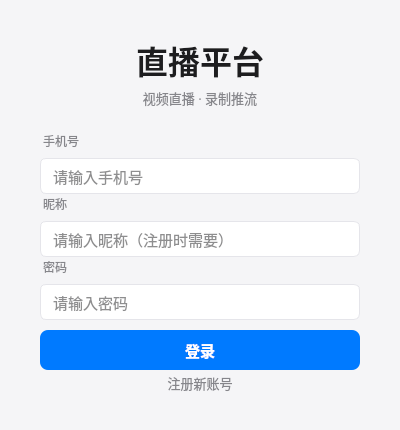
<?xml version="1.0" encoding="UTF-8"?>
<ui version="4.0">
 <class>LoginDialog</class>
 <widget class="QDialog" name="LoginDialog">
  <property name="geometry">
   <rect>
    <x>0</x>
    <y>0</y>
    <width>400</width>
    <height>430</height>
   </rect>
  </property>
  <property name="minimumSize">
   <size>
    <width>400</width>
    <height>430</height>
   </size>
  </property>
  <property name="maximumSize">
   <size>
    <width>400</width>
    <height>430</height>
   </size>
  </property>
  <property name="windowTitle">
   <string>直播平台 - 登录</string>
  </property>
  <property name="styleSheet">
   <string notr="true">QDialog { background-color: #F5F5F7; }</string>
  </property>
  <layout class="QVBoxLayout" name="verticalLayout_main">
   <property name="spacing">
    <number>24</number>
   </property>
   <property name="leftMargin">
    <number>40</number>
   </property>
   <property name="topMargin">
    <number>36</number>
   </property>
   <property name="rightMargin">
    <number>40</number>
   </property>
   <property name="bottomMargin">
    <number>32</number>
   </property>
   <item>
    <widget class="QWidget" name="wdg_header" native="true">
     <layout class="QVBoxLayout" name="verticalLayout_header">
      <property name="spacing">
       <number>4</number>
      </property>
      <property name="leftMargin">
       <number>0</number>
      </property>
      <property name="topMargin">
       <number>0</number>
      </property>
      <property name="rightMargin">
       <number>0</number>
      </property>
      <property name="bottomMargin">
       <number>0</number>
      </property>
      <item>
       <widget class="QLabel" name="label_title">
        <property name="font">
         <font>
          <family>Microsoft YaHei</family>
          <pointsize>24</pointsize>
          <weight>75</weight>
          <bold>true</bold>
         </font>
        </property>
        <property name="styleSheet">
         <string notr="true">color: #1D1D1F; background: transparent;</string>
        </property>
        <property name="text">
         <string>直播平台</string>
        </property>
        <property name="alignment">
         <set>Qt::AlignCenter</set>
        </property>
       </widget>
      </item>
      <item>
       <widget class="QLabel" name="label_subtitle">
        <property name="font">
         <font>
          <family>Microsoft YaHei</family>
          <pointsize>10</pointsize>
         </font>
        </property>
        <property name="styleSheet">
         <string notr="true">color: #86868B; background: transparent;</string>
        </property>
        <property name="text">
         <string>视频直播 · 录制推流</string>
        </property>
        <property name="alignment">
         <set>Qt::AlignCenter</set>
        </property>
       </widget>
      </item>
     </layout>
    </widget>
   </item>
   <item>
    <layout class="QVBoxLayout" name="verticalLayout_form">
     <property name="spacing">
      <number>6</number>
     </property>
     <item>
      <widget class="QLabel" name="lb_tel">
       <property name="font">
        <font>
         <family>Microsoft YaHei</family>
         <pointsize>9</pointsize>
        </font>
       </property>
       <property name="styleSheet">
        <string notr="true">color: #86868B; background: transparent; padding-bottom: 2px;</string>
       </property>
       <property name="text">
        <string>手机号</string>
       </property>
      </widget>
     </item>
     <item>
      <widget class="QLineEdit" name="le_tel">
       <property name="minimumSize">
        <size>
         <width>0</width>
         <height>36</height>
        </size>
       </property>
       <property name="font">
        <font>
         <family>Microsoft YaHei</family>
         <pointsize>11</pointsize>
        </font>
       </property>
       <property name="styleSheet">
        <string notr="true">QLineEdit { background-color: #FFFFFF; color: #1D1D1F; border: 1px solid #E5E5EA; border-radius: 6px; padding: 6px 10px; } QLineEdit:focus { border: 1px solid #007AFF; background-color: #FFFFFF; }</string>
       </property>
       <property name="placeholderText">
        <string>请输入手机号</string>
       </property>
       <property name="clearButtonEnabled">
        <bool>true</bool>
       </property>
      </widget>
     </item>
     <item>
      <widget class="QLabel" name="lb_name">
       <property name="font">
        <font>
         <family>Microsoft YaHei</family>
         <pointsize>9</pointsize>
        </font>
       </property>
       <property name="styleSheet">
        <string notr="true">color: #86868B; background: transparent; padding-bottom: 2px;</string>
       </property>
       <property name="text">
        <string>昵称</string>
       </property>
      </widget>
     </item>
     <item>
      <widget class="QLineEdit" name="le_name">
       <property name="minimumSize">
        <size>
         <width>0</width>
         <height>36</height>
        </size>
       </property>
       <property name="font">
        <font>
         <family>Microsoft YaHei</family>
         <pointsize>11</pointsize>
        </font>
       </property>
       <property name="styleSheet">
        <string notr="true">QLineEdit { background-color: #FFFFFF; color: #1D1D1F; border: 1px solid #E5E5EA; border-radius: 6px; padding: 6px 10px; } QLineEdit:focus { border: 1px solid #007AFF; background-color: #FFFFFF; }</string>
       </property>
       <property name="placeholderText">
        <string>请输入昵称（注册时需要）</string>
       </property>
       <property name="clearButtonEnabled">
        <bool>true</bool>
       </property>
      </widget>
     </item>
     <item>
      <widget class="QLabel" name="lb_password">
       <property name="font">
        <font>
         <family>Microsoft YaHei</family>
         <pointsize>9</pointsize>
        </font>
       </property>
       <property name="styleSheet">
        <string notr="true">color: #86868B; background: transparent; padding-bottom: 2px;</string>
       </property>
       <property name="text">
        <string>密码</string>
       </property>
      </widget>
     </item>
     <item>
      <widget class="QLineEdit" name="le_password">
       <property name="minimumSize">
        <size>
         <width>0</width>
         <height>36</height>
        </size>
       </property>
       <property name="font">
        <font>
         <family>Microsoft YaHei</family>
         <pointsize>11</pointsize>
        </font>
       </property>
       <property name="styleSheet">
        <string notr="true">QLineEdit { background-color: #FFFFFF; color: #1D1D1F; border: 1px solid #E5E5EA; border-radius: 6px; padding: 6px 10px; } QLineEdit:focus { border: 1px solid #007AFF; background-color: #FFFFFF; }</string>
       </property>
       <property name="echoMode">
        <enum>QLineEdit::Password</enum>
       </property>
       <property name="placeholderText">
        <string>请输入密码</string>
       </property>
       <property name="clearButtonEnabled">
        <bool>true</bool>
       </property>
      </widget>
     </item>
     <item>
      <spacer name="verticalSpacer_form">
       <property name="orientation">
        <enum>Qt::Vertical</enum>
       </property>
       <property name="sizeType">
        <enum>QSizePolicy::Fixed</enum>
       </property>
       <property name="sizeHint" stdset="0">
        <size>
         <width>20</width>
         <height>8</height>
        </size>
       </property>
      </spacer>
     </item>
     <item>
      <widget class="QPushButton" name="pb_login">
       <property name="minimumSize">
        <size>
         <width>0</width>
         <height>40</height>
        </size>
       </property>
       <property name="font">
        <font>
         <family>Microsoft YaHei</family>
         <pointsize>11</pointsize>
         <weight>75</weight>
         <bold>true</bold>
        </font>
       </property>
       <property name="styleSheet">
        <string notr="true">QPushButton { background-color: #007AFF; color: #FFFFFF; border: none; border-radius: 8px; padding: 8px; } QPushButton:hover { background-color: #0066D6; } QPushButton:pressed { background-color: #0055B3; }</string>
       </property>
       <property name="text">
        <string>登录</string>
       </property>
       <property name="cursor">
        <cursorShape>PointingHandCursor</cursorShape>
       </property>
      </widget>
     </item>
     <item>
      <widget class="QPushButton" name="pb_register">
       <property name="minimumSize">
        <size>
         <width>0</width>
         <height>32</height>
        </size>
       </property>
       <property name="font">
        <font>
         <family>Microsoft YaHei</family>
         <pointsize>10</pointsize>
        </font>
       </property>
       <property name="styleSheet">
        <string notr="true">QPushButton { background: transparent; color: #86868B; border: none; } QPushButton:hover { color: #007AFF; }</string>
       </property>
       <property name="text">
        <string>注册新账号</string>
       </property>
       <property name="cursor">
        <cursorShape>PointingHandCursor</cursorShape>
       </property>
      </widget>
     </item>
    </layout>
   </item>
  </layout>
 </widget>
 <resources/>
 <connections/>
</ui>
